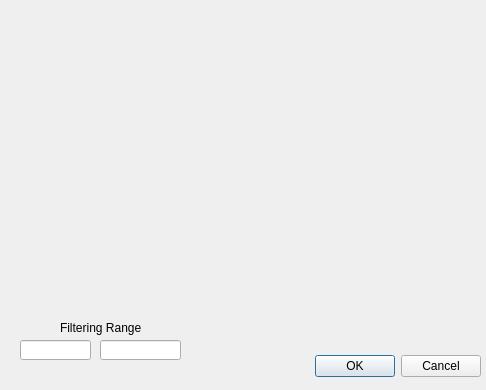
<?xml version="1.0" encoding="UTF-8"?>
<ui version="4.0">
 <class>Period_Filter_Dialog</class>
 <widget class="QDialog" name="Period_Filter_Dialog">
  <property name="geometry">
   <rect>
    <x>0</x>
    <y>0</y>
    <width>486</width>
    <height>390</height>
   </rect>
  </property>
  <property name="windowTitle">
   <string>Dialog</string>
  </property>
  <widget class="QDialogButtonBox" name="buttonBox">
   <property name="geometry">
    <rect>
     <x>140</x>
     <y>350</y>
     <width>341</width>
     <height>32</height>
    </rect>
   </property>
   <property name="orientation">
    <enum>Qt::Horizontal</enum>
   </property>
   <property name="standardButtons">
    <set>QDialogButtonBox::Cancel|QDialogButtonBox::Ok</set>
   </property>
  </widget>
  <widget class="MatplotlibWidget" name="Period_Filter_Plot">
   <property name="geometry">
    <rect>
     <x>0</x>
     <y>0</y>
     <width>491</width>
     <height>300</height>
    </rect>
   </property>
  </widget>
  <widget class="QLineEdit" name="Filter_start">
   <property name="geometry">
    <rect>
     <x>20</x>
     <y>340</y>
     <width>71</width>
     <height>20</height>
    </rect>
   </property>
  </widget>
  <widget class="QLineEdit" name="Filter_end">
   <property name="geometry">
    <rect>
     <x>100</x>
     <y>340</y>
     <width>81</width>
     <height>20</height>
    </rect>
   </property>
  </widget>
  <widget class="QLabel" name="label">
   <property name="geometry">
    <rect>
     <x>60</x>
     <y>320</y>
     <width>81</width>
     <height>16</height>
    </rect>
   </property>
   <property name="text">
    <string>Filtering Range</string>
   </property>
  </widget>
 </widget>
 <customwidgets>
  <customwidget>
   <class>MatplotlibWidget</class>
   <extends>QWidget</extends>
   <header>matplotlibwidget</header>
  </customwidget>
 </customwidgets>
 <resources/>
 <connections>
  <connection>
   <sender>buttonBox</sender>
   <signal>accepted()</signal>
   <receiver>Period_Filter_Dialog</receiver>
   <slot>accept()</slot>
   <hints>
    <hint type="sourcelabel">
     <x>248</x>
     <y>254</y>
    </hint>
    <hint type="destinationlabel">
     <x>157</x>
     <y>274</y>
    </hint>
   </hints>
  </connection>
  <connection>
   <sender>buttonBox</sender>
   <signal>rejected()</signal>
   <receiver>Period_Filter_Dialog</receiver>
   <slot>reject()</slot>
   <hints>
    <hint type="sourcelabel">
     <x>316</x>
     <y>260</y>
    </hint>
    <hint type="destinationlabel">
     <x>286</x>
     <y>274</y>
    </hint>
   </hints>
  </connection>
 </connections>
</ui>
